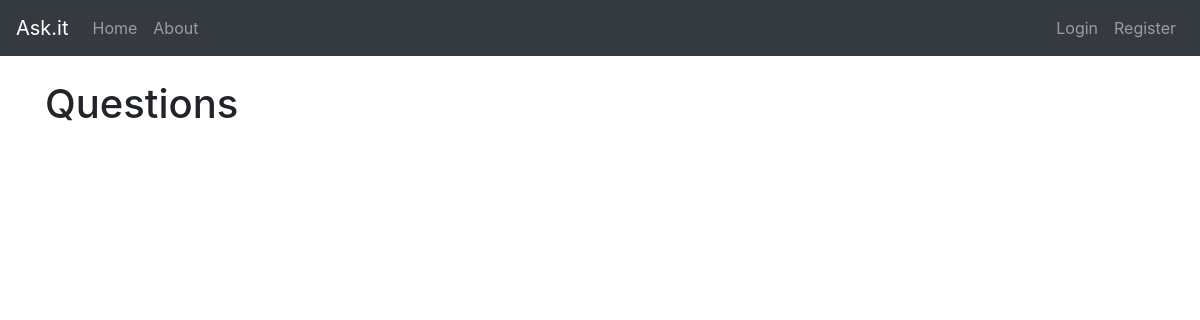
Before: / with the older database file.
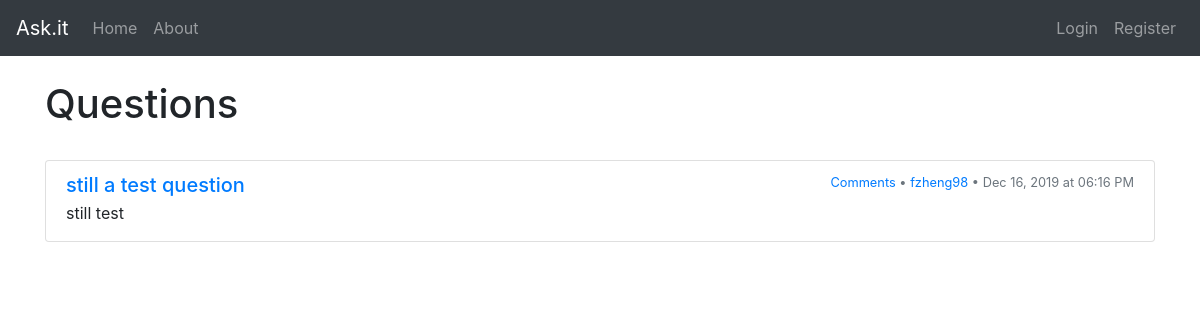
After: the same page with the newer database file.
### flask_app/models.py (models this page shows, shortened)
class Question(db.Model):
    id = db.Column(db.Integer, primary_key=True)
    question = db.Column(db.Text, nullable=False)
    details = db.Column(db.Text, nullable=False)
    date = db.Column(db.DateTime, nullable=False, default=datetime.now)
    user_id = db.Column(db.Integer, db.ForeignKey("user.id"), nullable=False)
    answers = db.relationship("Answer", backref="question", lazy=True)

class User(db.Model, UserMixin):
    id = db.Column(db.Integer, primary_key=True)
    username = db.Column(db.String(30), unique=True, nullable=False)
    email = db.Column(db.String(120), unique=True, nullable=False)
    password = db.Column(db.String(60), nullable=False)
    confirmed = db.Column(db.Boolean, nullable=False, default=False)
    otp_secret = db.Column(db.String(16), nullable=False)
    questions = db.relationship("Question", backref="author", lazy=True)
    answers = db.relationship("Answer", backref="author", lazy=True)
    comments = db.relationship("Comment", backref="author", lazy=True)

### flask_app/main/routes.py (the view)
@main.route("/")
def index():
    questions = Question.query.all()[::-1]
    return render_template("index.html", title="Home", questions=questions)

### flask_app/templates/index.html (shortened to what this page needs)
{% extends "base.html" %}
{% block content %}
<br><div class="page-header">
    <div class="float-left">
      <h1>Questions</h1>
    </div>
     <div class="clearfix"></div>
</div><br>
<div class="list-group">
    {% for question in questions %}
    <div class="list-group-item">
        <div class="d-flex w-100 justify-content-between">
            <a href={{ url_for('questions.question_detail', question_id=question.id) }}>
                <h5 class="mb-1">{{ question.question }}</h5>
            </a>
            <small class="text-muted"><a href={{ url_for('questions.question_detail', question_id=question.id) }}>Comments</a>
				• <a href={{ url_for('main.user_detail', username=question.author.username) }}>{{ question.author.username }}</a>
                • {{ question.date.strftime('%b %d, %Y at %I:%M %p') }}</small>
		</div>
		<p class="mb-1">{{ question.details }}</p>
	</div>
    {% endfor %}
</div>
{% endblock %}

### flask_app/templates/base.html (shortened to what this page needs)
<html lang="en">
<head>
    <link rel="stylesheet" href="https://stackpath.bootstrapcdn.com/bootstrap/4.3.1/css/bootstrap.min.css"
>
    <link rel="stylesheet" href={{ url_for('static', filename='css/custom.css') }}>
</head>
<body>
    <header>
        <nav class="navbar navbar-expand-md navbar-dark bg-dark">
            <a class="navbar-brand" href={{ url_for('main.index' )}}>Ask.it</a>
            <div class="collapse navbar-collapse" id="navbarToggle">
                <ul class="nav navbar-nav mr-auto">
                    <li class="nav-item">
                        <a href={{ url_for('main.index') }} class="nav-link">Home</a>
                    </li>
                    <li class="nav-item">
                        <a href={{ url_for('main.about') }} class="nav-link">About</a>
                    </li>
                </ul>
                {% if current_user.is_authenticated %}
                <ul class="nav navbar-nav ml-auto justify-content-end">
                    <li class="nav-item">
                        <a href={{ url_for('main.user_detail', username=current_user.username) }} class="nav-link">Logged in as: <b>{{ current_user.username }}</b></a>
                    </li>
                    <li class="nav-item">
                        <a href={{ url_for('questions.ask_question') }} class="nav-link">Ask a Question!</a>
                    </li>
                    <li class="nav-item">
                        <a href={{ url_for('users.account' )}} class="nav-link">My Account</a>
                    </li>
                    <li class="nav-item">
                        <a href={{ url_for('users.logout' )}} class="nav-link">Logout</a>
                    </li>
                </ul>
                {% else %}
                <ul class="nav navbar-nav ml-auto justify-content-end">
                    <li class="nav-item">
                        <a href={{ url_for('users.login' )}} class="nav-link">Login</a>
                    </li>
                    <li class="nav-item">
                        <a href={{ url_for('users.register' )}} class="nav-link">Register</a>
                    </li>
                </ul>
                {% endif %}
            </div>
        </nav>
    </header>
    <main class="container">
        <div class="row">
            <div class="col-md-12">
                {% block content %}{% endblock %}
            </div>
        </div>
    </main>
</body>
</html>

### flask_app/static/custom.css (style rules this page uses)
ul { list-style-position: inside; padding-left: 0; }

Changed rows visible on the page:
added Question: question "still a test question", author.username "fzheng98", date "Dec 16, 2019 at 06:16 PM", details "still test"
